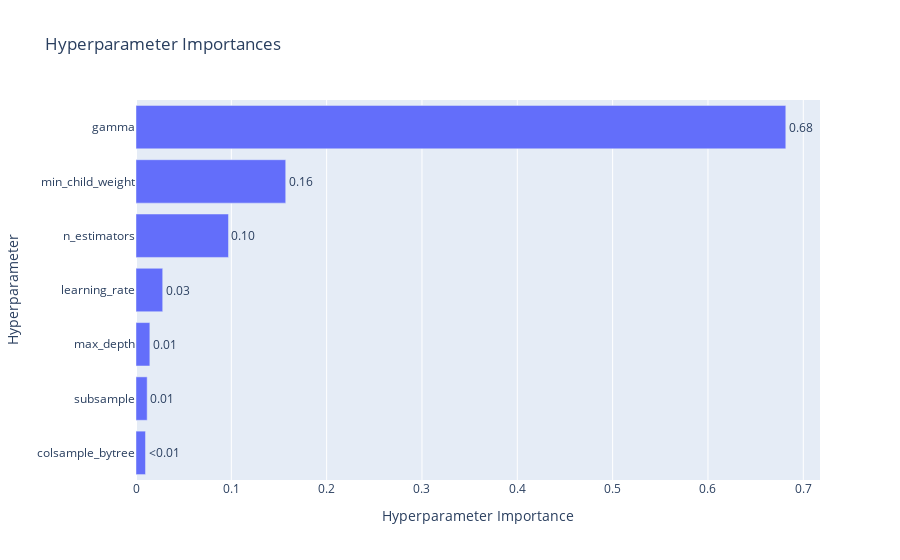

The notebook cell saved with this chart:
### Code cell
optuna.visualization.plot_param_importances(study).show()

### Figure 1 — Plotly figure (JSON) as saved in the notebook; plotly's stock layout.template omitted (floating-point values rounded to 4 significant figures)
{"data": [{"cliponaxis": false, "hovertemplate": ["colsample_bytree (FloatDistribution): 0.009975306833820124<extra></extra>", "subsample (FloatDistribution): 0.011715369466318005<extra></extra>", "max_depth (IntDistribution): 0.014527316653240118<extra></extra>", "learning_rate (FloatDistribution): 0.028024647836907807<extra></extra>", "n_estimators (IntDistribution): 0.09702734452942986<extra></extra>", "min_child_weight (IntDistribution): 0.15707237666698287<extra></extra>", "gamma (FloatDistribution): 0.681657638013301<extra></extra>"], "name": "Objective Value", "orientation": "h", "text": ["<0.01", "0.01", "0.01", "0.03", "0.10", "0.16", "0.68"], "textposition": "outside", "type": "bar", "x": [0.009975, 0.01172, 0.01453, 0.02802, 0.09703, 0.1571, 0.6817], "y": ["colsample_bytree", "subsample", "max_depth", "learning_rate", "n_estimators", "min_child_weight", "gamma"]}], "layout": {"autosize": true, "title": {"text": "Hyperparameter Importances"}, "xaxis": {"autorange": true, "range": [0, 0.7175], "title": {"text": "Hyperparameter Importance"}, "type": "linear"}, "yaxis": {"autorange": true, "range": [-0.5, 6.5], "title": {"text": "Hyperparameter"}, "type": "category"}}}
